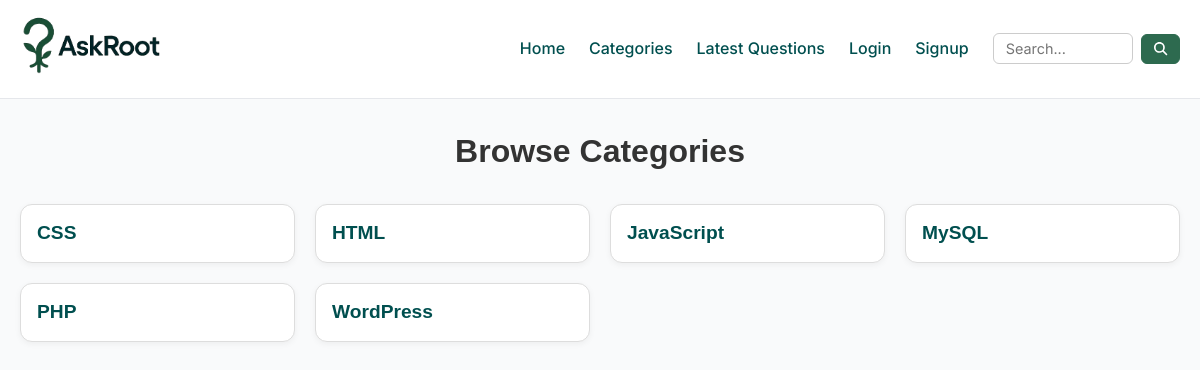
Page /?categories=true on the committed database.
### tables this page shows
CREATE TABLE `categories` (
  `id` int(11) NOT NULL,
  `name` varchar(100) NOT NULL
);

### client/categorieslist.php (the view)
<div class="container mt-4 mb-4 categories-list">
    <h2 class="text-center mb-4">Browse Categories</h2>
    <div class="category-grid d-flex">
        <?php
        include('./common/db.php');
        $query = "SELECT * FROM categories";
        $result = $conn->query($query);
        if ($result && $result->num_rows > 0) {
            foreach ($result as $row) {
                $cat_id = $row['id'];
                echo '
        <div class="category-box">
            <h5><a href="?cat-id=' . urlencode($cat_id) . '">' . htmlspecialchars($row['name']) . '</a></h5>
        </div>';
            }
        } else {
            echo '<p class="text-center">No categories found.</p>';
        }
        ?>
    </div>
</div>

### public/css/style.css (style rules this page uses)
:root { --font-primary: "Inter", sans-serif; --color-bg: #f9fafb; --color-primary: #004f4f; --color-secondary: #2d6a4f; --color-accent: #38b000; --color-text: #111827; --color-muted: #6b7280; --color-white: #ffffff; --color-border: #e5e7eb; }
* { margin: 0; padding: 0; box-sizing: border-box; }
body { font-family: var(--font-primary); background-color: var(--color-bg); color: var(--color-text); line-height: 1.6; font-size: 16px; }
h1, h2, h3, h4, h5, h6 { font-family: "Poppins", sans-serif; font-weight: 600; line-height: 1.3; color: #222831; }
h2 { font-size: 2rem; color: #333; }
h5 { font-size: 1.25rem; color: #666; }
a { color: var(--color-primary) !important; text-decoration: none; }
.container { max-width: 1200px; margin: 0 auto; padding: 0 16px; }
.mt-4 { margin-top: 2rem; }
.mb-4 { margin-bottom: 2rem; }
.text-center { text-align: center; }
.d-flex { display: flex; }
.category-grid { display: grid; grid-template-columns: repeat(auto-fit, minmax(220px, 1fr)); gap: 20px; }
.category-box { background: #ffffff; border: 1px solid #ddd; padding: 20px; border-radius: 12px; text-align: left; transition: all 0.3s ease; box-shadow: 0 2px 6px rgba(0, 0, 0, 0.05); display: flex; flex-direction: column; justify-content: space-between; }
.category-box h5 { font-size: 1.2rem; color: var(--color-primary, #0077cc); margin-bottom: 0px; }
@media (max-width: 1600px) { .container { padding: 0 24px; } }
@media (max-width: 1366px) { .container { padding: 0 20px; } }
@media (max-width: 1280px) { .category-box { padding: 16px; } }

### rows in the picture
categories: name "CSS"
categories: name "HTML"
categories: name "JavaScript"
categories: name "MySQL"
categories: name "PHP"
categories: name "WordPress"
